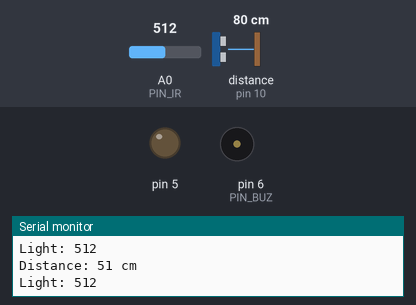
Recording of a sketch running on a simulated Arduino Uno, built with avr-gcc and run on an emulated ATmega328P. Parts: output pins drawn as LEDs (lit = HIGH), buzzer (waves = sounding), the last lines printed to the serial monitor. Wiring (inferred from the names in the program): ultrasonic range finder: trigger pin 9; echo pin 10. The test bench sets the inputs (shaded band); at power-on: distance to the obstacle (sensor on pin 10) 80 cm, A0 (PIN_IR) = 512. The echo pulse lasts 58.3 µs per cm; pins used as bus, display or sensor lines are not drawn.

Above: at 1.2 s.
1.3 s: distance to the obstacle (sensor on pin 10) set to 2 cm
At 3.0 s:
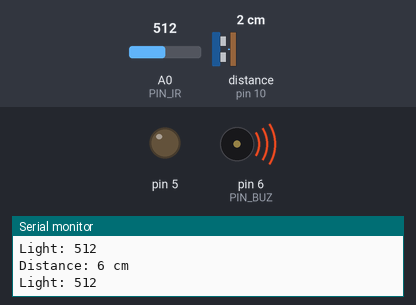
4.3 s: A0 (PIN_IR) set to 492
At 4.7 s:
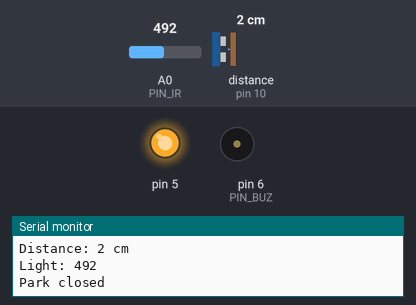
5.8 s: distance to the obstacle (sensor on pin 10) set to 5 cm
At 7.7 s:
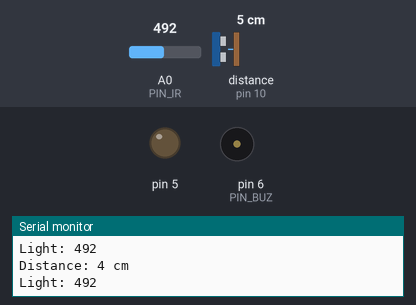
8.1 s: distance to the obstacle (sensor on pin 10) set to 4 cm
At 9.5 s:
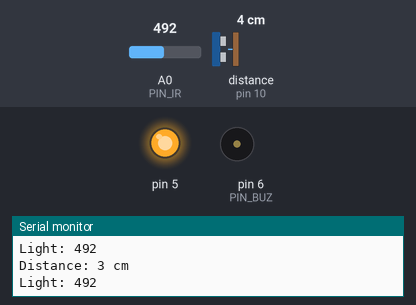
9.9 s: distance to the obstacle (sensor on pin 10) set to 9 cm
At 10.3 s:
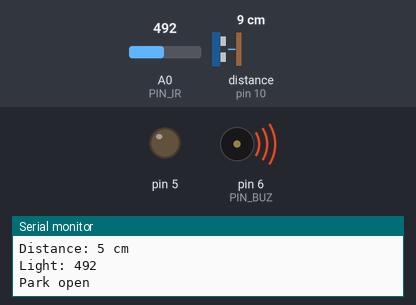
Timing chart, 0 to 12.4 s (numbered marks = the images above; inputs shaded):
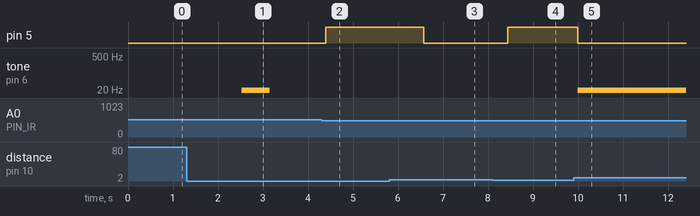

The sketch:

floor_module.ino
```cpp
/*
#include <RH_ASK.h>
#include <SPI.h> // Not actually used but needed to compile
*/

// == PINS == //
#define PIN_IR A0

#define PIN_TRIG_US 9
#define PIN_ECHO_US 10

#define PIN_BUZ 6

// == THRESHOLDS == //
#define DIST_THRES 15
#define MIN_DIST_THRES 4

#define LIGHT_THRES 500

//RH_ASK driver(2000, 11, 12, 11);

int reading;
// defines variables
//long duration;
int distance;
int freq;

bool old_lock_cond = false;
bool lock_cond = false;

// == FILTER == //
float kalman(double U){
  static const float R = 40;
  static const float H = 1.00;
  static float Q = 10;
  static float P = 0;
  static float U_hat = 0;
  static float K = 0;
  K = P*H/(H*P*H+R);
  U_hat += + K*(U-H*U_hat);
  P = (1-K*H)*P+Q;
  return U_hat;
}

void us_init() {
  pinMode(PIN_TRIG_US, OUTPUT); // Sets the PIN_TRIG_US as an Output
  pinMode(PIN_ECHO_US, INPUT); // Sets the PIN_ECHO_US as an Input
}

void us_read() {
  static long duration;
  digitalWrite(PIN_TRIG_US, LOW);
  delay(10);
  // Sets the PIN_TRIG_US on HIGH state for 10 micro seconds
  digitalWrite(PIN_TRIG_US, HIGH);
  digitalWrite(PIN_TRIG_US, LOW);
  // Reads the PIN_ECHO_US, returns the sound wave travel time in microseconds
  duration = pulseIn(PIN_ECHO_US, HIGH);
  // Calculating the distance
  distance = kalman(duration * 0.034 / 2);
}

void ir_read() {
  reading = analogRead(PIN_IR);
}

void setup() {
  us_init();
  noTone(PIN_BUZ);
  Serial.begin(9600); // Starts the serial communication

  pinMode(5, OUTPUT);

  //driver.init();

}

void loop() {
  us_read();
  Serial.print("Distance: ");
  Serial.print(distance);
  Serial.println(" cm");

  ir_read();
  Serial.print("Light: ");
  Serial.println(reading);


  if ((distance < DIST_THRES) && (distance > MIN_DIST_THRES)) {
    freq = map(freq, DIST_THRES, MIN_DIST_THRES, 0.1, 1);
    tone(PIN_BUZ, freq);
  }
  else {
    noTone(PIN_BUZ);
  }

  if ((distance < MIN_DIST_THRES) && (reading < LIGHT_THRES)) {
    noTone(PIN_BUZ);
    lock_cond = true;
  }
  else if ((distance < DIST_THRES) && (reading < LIGHT_THRES)) {
    lock_cond = false;
  }

  if (old_lock_cond && !lock_cond) {
    digitalWrite(5, LOW);
    //radio_send("park-");
    Serial.println("Park open");
  }
  else if (!old_lock_cond && lock_cond) {
    digitalWrite(5, HIGH);
    //radio_send("park+");
    Serial.println("Park closed");
  }

  old_lock_cond = lock_cond;

  delay(300);
}

/*
void radio_send(const char *msg) {
    driver.send((uint8_t *)msg, strlen(msg));
    driver.waitPacketSent();
}
*/
```

Measured:
- the behaviour switches between 500 and 499 on A0 (PIN_IR) (found by bisection; images 1 and 2)
- the behaviour switches between 4 and 5 cm on distance to the obstacle (sensor on pin 10) (found by bisection; images 2 and 3)
- after the input at 1.3 s, tone on pin 6 (PIN_BUZ): silent → 1 Hz after 1.2 s, → silent 0.62 s later
- after the input at 4.3 s, pin 5: LOW → HIGH after 0.09 s
- after the input at 5.8 s, pin 5: HIGH → LOW after 0.77 s
- after the input at 8.1 s, pin 5: LOW → HIGH after 0.34 s
- after the input at 9.9 s, pin 5: HIGH → LOW after 0.10 s; tone on pin 6 (PIN_BUZ): silent → 1 Hz after 0.10 s
